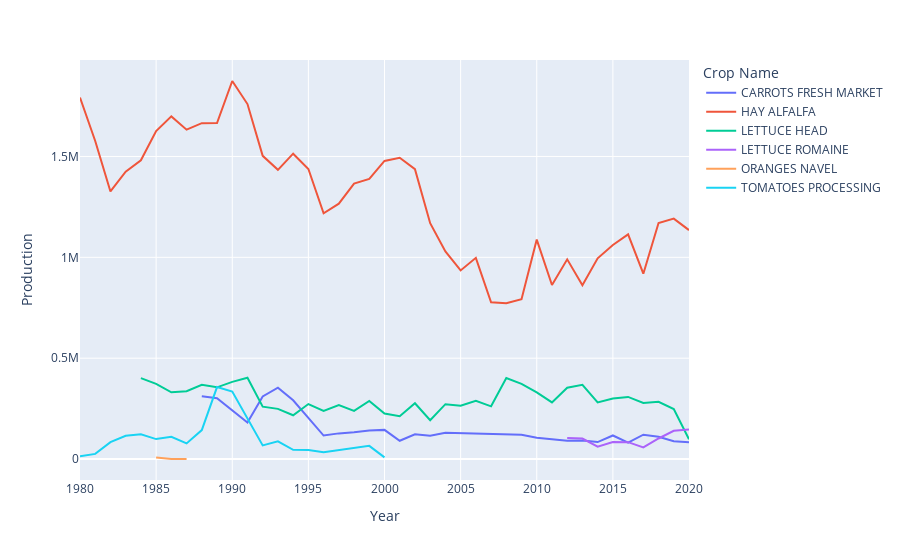

Write notebook code for a chart like this one.
### Code cell
#imperial graph crops
fig = px.line(Imperial_crop,
                 x='Year',
                 y='Production',
                 color = 'Crop Name')



fig.show()

### Figure 1 — Plotly figure (JSON) as saved in the notebook; plotly's stock layout.template omitted (floating-point values rounded to 4 significant figures)
{"data": [{"hovertemplate": "Crop Name=CARROTS FRESH MARKET<br>Year=%{x}<br>Production=%{y}<extra></extra>", "legendgroup": "CARROTS FRESH MARKET", "line": {"color": "#636efa", "dash": "solid"}, "marker": {"symbol": "circle"}, "mode": "lines", "name": "CARROTS FRESH MARKET", "orientation": "v", "showlegend": true, "type": "scatter", "x": [1988, 1989, 1991, 1992, 1993, 1994, 1996, 1997, 1998, 1999, 2000, 2001, 2002, 2003, 2004, 2009, 2010, 2011, 2012, 2013, 2014, 2015, 2016, 2017, 2018, 2019, 2020], "xaxis": "x", "y": [311100, 301585, 180758, 310372, 353909, 291169, 116608, 127382, 133088, 141738, 144690, 90680, 122994, 116219, 129969, 121019, 106000, 100000, 90700, 92500, 84400, 117000, 81900, 121000, 111000, 88700, 83200], "yaxis": "y"}, {"hovertemplate": "Crop Name=HAY ALFALFA<br>Year=%{x}<br>Production=%{y}<extra></extra>", "legendgroup": "HAY ALFALFA", "line": {"color": "#EF553B", "dash": "solid"}, "marker": {"symbol": "circle"}, "mode": "lines", "name": "HAY ALFALFA", "orientation": "v", "showlegend": true, "type": "scatter", "x": [1980, 1981, 1982, 1983, 1984, 1985, 1986, 1987, 1988, 1989, 1990, 1991, 1992, 1993, 1994, 1995, 1996, 1997, 1998, 1999, 2000, 2001, 2002, 2003, 2004, 2005, 2006, 2007, 2008, 2009, 2010, 2011, 2012, 2013, 2014, 2015, 2016, 2017, 2018, 2019, 2020], "xaxis": "x", "y": [1792365, 1576748, 1326496, 1424198, 1481392, 1626082, 1698682, 1632986, 1665160, 1665915, 1874050, 1759763, 1503070, 1433785, 1513848, 1437994, 1218614, 1265820, 1365655, 1389079, 1477853, 1493262, 1437136, 1169003, 1029280, 935065, 997425, 776885, 772695, 792642, 1088000, 863000, 990000, 862000, 995000, 1061000, 1114000, 919000, 1170000, 1192000, 1135000], "yaxis": "y"}, {"hovertemplate": "Crop Name=LETTUCE HEAD<br>Year=%{x}<br>Production=%{y}<extra></extra>", "legendgroup": "LETTUCE HEAD", "line": {"color": "#00cc96", "dash": "solid"}, "marker": {"symbol": "circle"}, "mode": "lines", "name": "LETTUCE HEAD", "orientation": "v", "showlegend": true, "type": "scatter", "x": [1984, 1985, 1986, 1987, 1988, 1989, 1990, 1991, 1992, 1993, 1994, 1995, 1996, 1997, 1998, 1999, 2000, 2001, 2002, 2003, 2004, 2005, 2006, 2007, 2008, 2009, 2010, 2011, 2012, 2013, 2014, 2015, 2016, 2017, 2018, 2019, 2020], "xaxis": "x", "y": [401328, 373132, 330888, 336504, 368198, 355620, 382770, 402986, 259801, 248867, 217229, 272747, 238443, 267818, 239195, 288353, 225918, 212225, 276687, 192816, 272080, 264253, 288670, 261437, 401982, 372779, 331000, 281000, 354000, 368000, 281000, 300000, 308000, 278000, 284000, 248000, 98000], "yaxis": "y"}, {"hovertemplate": "Crop Name=LETTUCE ROMAINE<br>Year=%{x}<br>Production=%{y}<extra></extra>", "legendgroup": "LETTUCE ROMAINE", "line": {"color": "#ab63fa", "dash": "solid"}, "marker": {"symbol": "circle"}, "mode": "lines", "name": "LETTUCE ROMAINE", "orientation": "v", "showlegend": true, "type": "scatter", "x": [2012, 2013, 2014, 2015, 2016, 2017, 2018, 2019, 2020], "xaxis": "x", "y": [104000, 102000, 61300, 84500, 83800, 57800, 102000, 140000, 146000], "yaxis": "y"}, {"hovertemplate": "Crop Name=ORANGES NAVEL<br>Year=%{x}<br>Production=%{y}<extra></extra>", "legendgroup": "ORANGES NAVEL", "line": {"color": "#FFA15A", "dash": "solid"}, "marker": {"symbol": "circle"}, "mode": "lines", "name": "ORANGES NAVEL", "orientation": "v", "showlegend": true, "type": "scatter", "x": [1985, 1986, 1987], "xaxis": "x", "y": [8086, 368, 430], "yaxis": "y"}, {"hovertemplate": "Crop Name=TOMATOES PROCESSING<br>Year=%{x}<br>Production=%{y}<extra></extra>", "legendgroup": "TOMATOES PROCESSING", "line": {"color": "#19d3f3", "dash": "solid"}, "marker": {"symbol": "circle"}, "mode": "lines", "name": "TOMATOES PROCESSING", "orientation": "v", "showlegend": true, "type": "scatter", "x": [1980, 1981, 1982, 1983, 1984, 1985, 1986, 1987, 1988, 1989, 1990, 1992, 1993, 1994, 1995, 1996, 1999, 2000], "xaxis": "x", "y": [13650, 25800, 83898, 115368, 122975, 99055, 110783, 77810, 143808, 356944, 334900, 67572, 87830, 46053, 45332, 34203, 65390, 8532], "yaxis": "y"}], "layout": {"autosize": true, "legend": {"title": {"text": "Crop Name"}, "tracegroupgap": 0}, "margin": {"t": 60}, "xaxis": {"anchor": "y", "autorange": true, "domain": [0, 1], "range": [1980, 2020], "title": {"text": "Year"}, "type": "linear"}, "yaxis": {"anchor": "x", "autorange": true, "domain": [0, 1], "range": [-103700.0, 1978000.0], "title": {"text": "Production"}, "type": "linear"}}}
